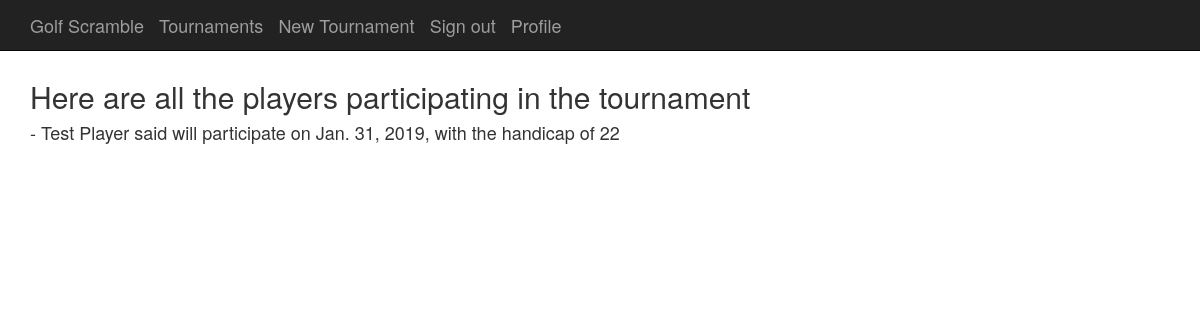
Page /tournaments/7/participants (signed in) on the earlier database version.
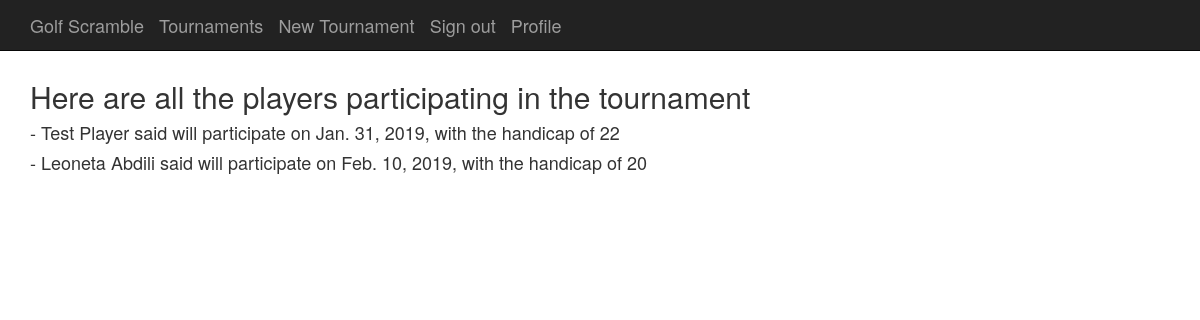
Same page on the later database version.
### participations/models.py (models this page shows, shortened)
class Participation (models.Model):
    id = models.AutoField(primary_key=True)
    player = models.ForeignKey(CustomUser, on_delete=models.CASCADE)
    tournament = models.ForeignKey(Tournament, on_delete=models.CASCADE)
    date_joined = models.DateField(blank=True, default=timezone.now)
    handicap = models.IntegerField(null=True)

### users/models.py (models this page shows, shortened)
class CustomUser(AbstractUser):
    first_name = models.CharField(max_length=200, blank=False)
    last_name = models.CharField(max_length=200, blank=False)
    is_staff = models.BooleanField(default=False)
    image = models.ImageField(default='default.jpg', upload_to='profile_pics')

### pages/views.py (the view)
# urls.py: path('tournaments/<int:pk>/participants', TournamentParticipantsView.as_view(), name='tournament_participants'),
class TournamentParticipantsView(LoginRequiredMixin, ListView):
    template_name = 'tournament_participants.html'
    context_object_name = 'users'
    def get_queryset(self):
        return CustomUser.objects.all()
    def get_context_data(self, **kwargs):
        context = super(TournamentParticipantsView, self).get_context_data(**kwargs)
        context['participations'] = Participation.objects.filter(tournament=self.kwargs.get('pk'))
        return context

### templates/tournament_participants.html
{% extends "base.html" %}
{% block content %}
{% if user.is_authenticated and user.is_staff%}
 <h2> Here are all the players participating in the tournament</h2>
    {% for player in users %}
        {% for participation in participations %}
            {% if player == participation.player %}
                <h4> - {{ player.first_name }} {{ player.last_name }} said will participate on {{ participation.date_joined }}, with the handicap of {{ participation.handicap }}</h4>
            {% endif %}
        {% endfor %}
    {% endfor %}
{% endif %}
{% endblock %}

Differences in the rows shown:
added CustomUser: first_name "Leoneta", last_name "Abdili"
added Participation: date_joined "Feb. 10, 2019", handicap "20"
